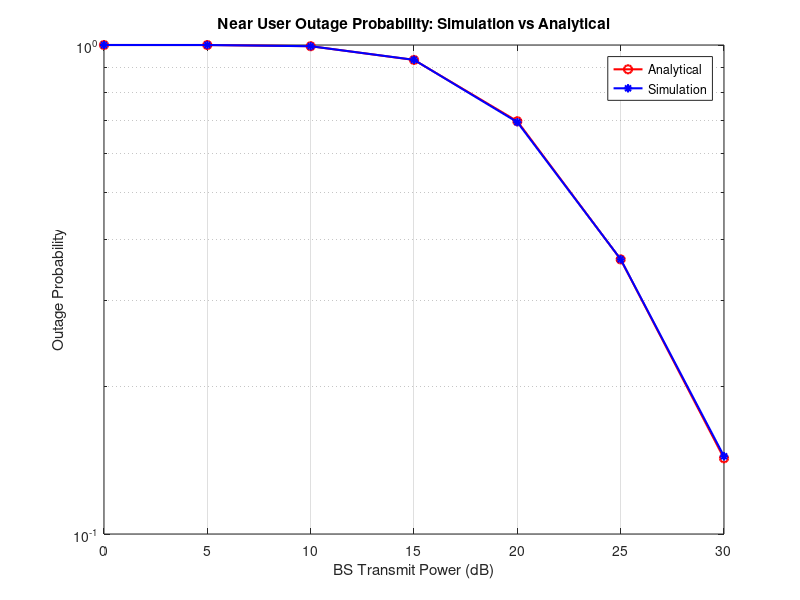

This chart was generated by the following MATLAB code:
%%%%%%%%%%%%%%%%%%%%%%%%%%%%%%%%%%%%%%%%%%%%%%%%%%%%%%%%%%%%%%%%%%%%%%%%%%%
% Monte-Carlo Simulation vs. Analytical Outage Probability for Near User (Dn)
%%%%%%%%%%%%%%%%%%%%%%%%%%%%%%%%%%%%%%%%%%%%%%%%%%%%%%%%%%%%%%%%%%%%%%%%%%%

clear; 
clc; 
close all;

% 1) Simulation parameters
numTrials = 1e5;      % number of Monte-Carlo runs
Ps_dB = 0:5:30;       % range of BS transmit power in dB
Ps_lin = 10.^(Ps_dB/10);

% System-level constants
N0 = 1;               % noise power (normalized to 1 for example)
Puf = 5;              % uplink far user power
Pun = 10;             % uplink near user power
a_f = 0.8;            % far user power allocation
a_n = 0.2;            % near user power allocation
gamma_th_f = 2;       % threshold for decoding x_f
gamma_th_n = 2;       % threshold for decoding x_n

% Channel gain means for Rayleigh fading
beta_sDn = 1;         % mean of |h_{sDn}|^2
beta_fn  = 1;         % mean of |h_{fn}|^2
beta_nn  = 1;         % mean of |h_{nn}|^2

% Preallocate arrays
OP_near_ana = zeros(size(Ps_lin));    % Analytical OP
OP_near_sim = zeros(size(Ps_lin));    % Simulated OP

for idx = 1:length(Ps_lin)
    
    Ps = Ps_lin(idx);             % current BS transmit power (linear scale)
    gamma_s = Ps / N0;            % normalized BS power
    gamma_u_f = Puf / N0;         % normalized uplink far user power
    gamma_u_n = Pun / N0;         % normalized uplink near user power
    
  
    %% (A) Analytical Outage Probability for Near User
   
 
    
    denom_f = a_f - gamma_th_f*a_n;
    if denom_f <= 0
        % If this is <= 0, decoding x_f first isn't feasible with these thresholds/powers
        OP_near_ana(idx) = 1;
    else
        Theta_f = gamma_th_f / (denom_f * gamma_s);
        Theta_n = gamma_th_n / (a_n * gamma_s);
        Theta   = max(Theta_f, Theta_n);

        % The standard final expression might look like:
        %   P_success = exp(-Theta/beta_sDn)* (beta_sDn^2 / [(beta_sDn+Theta*gamma_u_f*beta_fn)*(beta_sDn+Theta*gamma_u_n*beta_nn)])
        %   P_out = 1 - P_success

        termExp = exp(-Theta / beta_sDn);
        denom1  = (beta_sDn + Theta*gamma_u_f*beta_fn);
        denom2  = (beta_sDn + Theta*gamma_u_n*beta_nn);
        P_success = termExp * ( beta_sDn^2 / (denom1 * denom2) );
        
        OP_near_ana(idx) = 1 - P_success;
    end
   
    %% (B) Monte-Carlo Simulation for Near User
  
    % (i) Generate random channels for near user
    h_sDn = sqrt(beta_sDn/2)*(randn(numTrials,1) + 1i*randn(numTrials,1));
    h_fn  = sqrt(beta_fn/2) *(randn(numTrials,1) + 1i*randn(numTrials,1));
    h_nn  = sqrt(beta_nn/2) *(randn(numTrials,1) + 1i*randn(numTrials,1));
    
    % (ii) Channel power magnitudes
    X = abs(h_sDn).^2;  % |h_{sDn}|^2
    Y = abs(h_fn)  .^2; % |h_{fn}|^2
    Z = abs(h_nn)  .^2; % |h_{nn}|^2
    
    % (iii) Compute instantaneous SINRs
    Gamma_xf = (a_f*Ps .* X) ./ (a_n*Ps.*X + Puf.*Y + Pun.*Z + N0);
    Gamma_xn = (a_n*Ps .* X) ./ (          Puf.*Y + Pun.*Z + N0);
    
    % (iv) Outage condition: fails if either Gamma_xf < gamma_th_f OR Gamma_xn < gamma_th_n
    outageEvents = (Gamma_xf < gamma_th_f) | (Gamma_xn < gamma_th_n);
    OP_near_sim(idx) = mean(outageEvents);
    
end

%% 4) Plot Simulation vs. Analytical
figure;
semilogy(Ps_dB, OP_near_ana, 'ro-','LineWidth',1.5); hold on;
semilogy(Ps_dB, OP_near_sim, 'b*-','LineWidth',1.5);
grid on; 
xlabel('BS Transmit Power (dB)');
ylabel('Outage Probability');
title('Near User Outage Probability: Simulation vs Analytical');
legend('Analytical','Simulation','Location','best');
